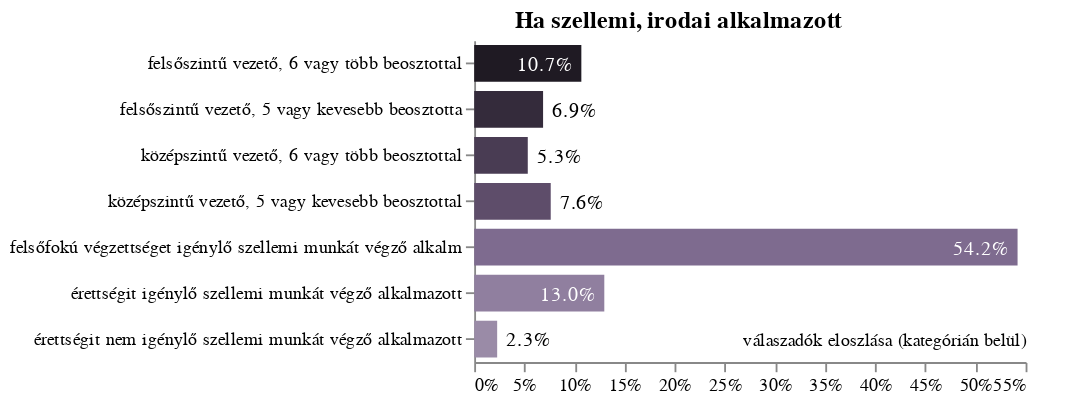

Here is the notebook cell this chart was saved with:
### Code cell
c='Q11'
order=list(vvl[c].values())
dx=df.groupby(c).count()[['Response_ID']].reindex(order).dropna()
ds=dx*1.0/dx.sum()[0]
ds.columns=['percent']
dx.columns=['count']
dx=dx.join(ds).reset_index()#.sort_values(by=c,ascending=True)
base=alt.Chart(dx,title=mc[c].split('-')[1].replace(':','').strip())
bar=base.mark_bar(height=20).encode(
    x=alt.X('percent:Q',
            axis=alt.Axis(grid=False,
                title="válaszadók eloszlása (kategórián belül)",
                format=".0%",
                titleAnchor="end",
                titleY=-17,
                titleFontWeight="normal",
                titleFontSize=10),
            #scale=alt.Scale(domain=[0,300])
           ),
    y=alt.Y(c+':N',axis=alt.Axis(title='',labelLimit=300),sort=[]),
    color=alt.Color(c+':N',legend=None,scale=alt.Scale(domain=list(dx[c].unique()),
                range=[violetp5,violetp4,violetp3,violetp2,violet,violetm1,violetm2]))
)
text = bar.mark_text(dx=-5, dy=1, align="right").encode(
    text=alt.Text("percent:N", format=".1%"),
    color=alt.condition(
        "datum['percent'] < 0.08",
        alt.ColorValue(None),
        alt.ColorValue("white"),
    )
    
)
text2 = bar.mark_text(dx=5, dy=1, align="left").encode(
    text=alt.Text("percent:N", format=".1%"),
    color=alt.condition(
        "datum['percent'] >= 0.08",
        alt.ColorValue(None),
        alt.ColorValue("black"),
    )
    
)
layer = (
    (bar+text+text2)
    .configure_view(stroke=None)
    .configure_title(anchor='start',dx=275)
    .properties(height=alt.Step(25), width=300)
)
layer.save("export/" + c + ".json")
layer.save("export/" + c + ".png")
layer

### Figure 1 — Vega-Lite specification as saved in the notebook (floating-point values rounded to 4 significant figures)
{"config": {"view": {"continuousWidth": 400, "continuousHeight": 300, "stroke": null}, "title": {"anchor": "start", "dx": 275}}, "layer": [{"mark": {"type": "bar", "height": 20}, "encoding": {"color": {"type": "nominal", "field": "Q11", "legend": null, "scale": {"domain": ["felsőszintű vezető, 6 vagy több beosztottal", "felsőszintű vezető, 5 vagy kevesebb beosztotta", "középszintű vezető, 6 vagy több beosztottal", "középszintű vezető, 5 vagy kevesebb beosztottal", " felsőfokú végzettséget igénylő szellemi munkát végző alkalm", "érettségit igénylő szellemi munkát végző alkalmazott", "érettségit nem igénylő szellemi munkát végző alkalmazott"], "range": ["#1F1A23", "#342B3B", "#493C53", "#5E4D6A", "#7E6B8F", "#907F9F", "#9A8BA7"]}}, "x": {"type": "quantitative", "axis": {"format": ".0%", "grid": false, "title": "válaszadók eloszlása (kategórián belül)", "titleAnchor": "end", "titleFontSize": 10, "titleFontWeight": "normal", "titleY": -17}, "field": "percent"}, "y": {"type": "nominal", "axis": {"labelLimit": 300, "title": ""}, "field": "Q11", "sort": []}}, "title": "Ha szellemi, irodai alkalmazott"}, {"mark": {"type": "text", "align": "right", "dx": -5, "dy": 1}, "encoding": {"color": {"condition": {"value": null, "test": "datum['percent'] < 0.08"}, "value": "white"}, "text": {"type": "nominal", "field": "percent", "format": ".1%"}, "x": {"type": "quantitative", "axis": {"format": ".0%", "grid": false, "title": "válaszadók eloszlása (kategórián belül)", "titleAnchor": "end", "titleFontSize": 10, "titleFontWeight": "normal", "titleY": -17}, "field": "percent"}, "y": {"type": "nominal", "axis": {"labelLimit": 300, "title": ""}, "field": "Q11", "sort": []}}, "title": "Ha szellemi, irodai alkalmazott"}, {"mark": {"type": "text", "align": "left", "dx": 5, "dy": 1}, "encoding": {"color": {"condition": {"value": null, "test": "datum['percent'] >= 0.08"}, "value": "black"}, "text": {"type": "nominal", "field": "percent", "format": ".1%"}, "x": {"type": "quantitative", "axis": {"format": ".0%", "grid": false, "title": "válaszadók eloszlása (kategórián belül)", "titleAnchor": "end", "titleFontSize": 10, "titleFontWeight": "normal", "titleY": -17}, "field": "percent"}, "y": {"type": "nominal", "axis": {"labelLimit": 300, "title": ""}, "field": "Q11", "sort": []}}, "title": "Ha szellemi, irodai alkalmazott"}], "data": {"name": "data-f2273be7e3492caa63aac14249354b8f"}, "height": {"step": 25}, "width": 300, "$schema": "https://vega.github.io/schema/vega-lite/v4.8.1.json", "datasets": {"data-f2273be7e3492caa63aac14249354b8f": [{"Q11": "felsőszintű vezető, 6 vagy több beosztottal", "count": 14, "percent": 0.1069}, {"Q11": "felsőszintű vezető, 5 vagy kevesebb beosztotta", "count": 9, "percent": 0.0687}, {"Q11": "középszintű vezető, 6 vagy több beosztottal", "count": 7, "percent": 0.05344}, {"Q11": "középszintű vezető, 5 vagy kevesebb beosztottal", "count": 10, "percent": 0.07634}, {"Q11": " felsőfokú végzettséget igénylő szellemi munkát végző alkalm", "count": 71, "percent": 0.542}, {"Q11": "érettségit igénylő szellemi munkát végző alkalmazott", "count": 17, "percent": 0.1298}, {"Q11": "érettségit nem igénylő szellemi munkát végző alkalmazott", "count": 3, "percent": 0.0229}]}}
